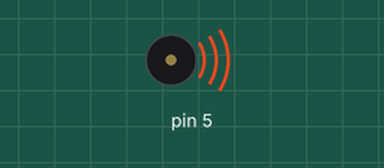
Simulated run of this sketch. Board: Arduino Uno, built with avr-gcc and run on an emulated ATmega328P. On the bench: buzzer (waves = sounding). What the sketch prints to the serial monitor is not drawn.

Above: at 0.15 s.
Timing chart, 0 to 3.0 s (numbered marks = the images above):
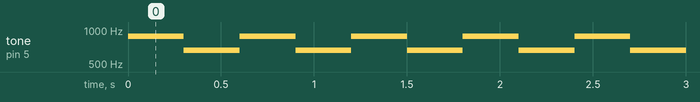

The sketch:

sound-alarm.ino
```cpp
// Lesson 8b: two-tone alarm on the buzzer (D5).
unsigned int noteMs = 300;   // ms per tone

void setup() {
  Serial.begin(9600);
  pinMode(5, OUTPUT);
  Serial.println("ready");
}

void loop() {
  Serial.println("alarm 880");
  tone(5, 880);
  delay(noteMs);
  Serial.println("alarm 660");
  tone(5, 660);
  delay(noteMs);
}
```

Measured:
- by itself, tone on pin 5: alternates 880 Hz for 0.30 s and 660 Hz for 0.30 s
